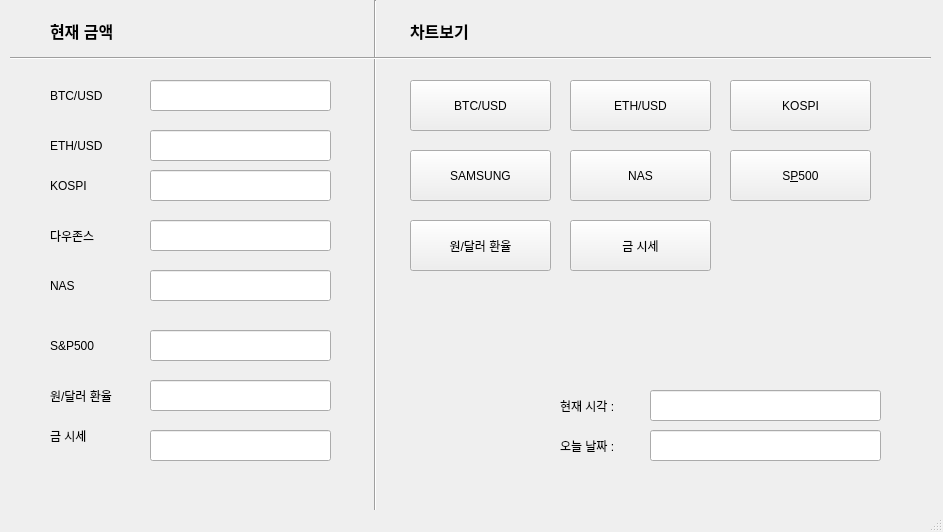
<?xml version="1.0" encoding="UTF-8"?>
<ui version="4.0">
 <class>MainWindow</class>
 <widget class="QMainWindow" name="MainWindow">
  <property name="geometry">
   <rect>
    <x>0</x>
    <y>0</y>
    <width>943</width>
    <height>532</height>
   </rect>
  </property>
  <property name="windowTitle">
   <string>MainWindow</string>
  </property>
  <widget class="QWidget" name="centralwidget">
   <widget class="QLabel" name="label">
    <property name="geometry">
     <rect>
      <x>50</x>
      <y>80</y>
      <width>101</width>
      <height>31</height>
     </rect>
    </property>
    <property name="text">
     <string>BTC/USD</string>
    </property>
   </widget>
   <widget class="QLabel" name="label_2">
    <property name="geometry">
     <rect>
      <x>50</x>
      <y>130</y>
      <width>101</width>
      <height>31</height>
     </rect>
    </property>
    <property name="text">
     <string>ETH/USD</string>
    </property>
   </widget>
   <widget class="QLabel" name="label_3">
    <property name="geometry">
     <rect>
      <x>50</x>
      <y>330</y>
      <width>101</width>
      <height>31</height>
     </rect>
    </property>
    <property name="text">
     <string>S&amp;P500</string>
    </property>
   </widget>
   <widget class="QLabel" name="label_4">
    <property name="geometry">
     <rect>
      <x>50</x>
      <y>170</y>
      <width>101</width>
      <height>31</height>
     </rect>
    </property>
    <property name="text">
     <string>KOSPI</string>
    </property>
   </widget>
   <widget class="QLabel" name="label_5">
    <property name="geometry">
     <rect>
      <x>50</x>
      <y>380</y>
      <width>101</width>
      <height>31</height>
     </rect>
    </property>
    <property name="text">
     <string>원/달러 환율</string>
    </property>
   </widget>
   <widget class="QLabel" name="label_6">
    <property name="geometry">
     <rect>
      <x>50</x>
      <y>270</y>
      <width>101</width>
      <height>31</height>
     </rect>
    </property>
    <property name="text">
     <string>NAS</string>
    </property>
   </widget>
   <widget class="QLabel" name="label_7">
    <property name="geometry">
     <rect>
      <x>50</x>
      <y>220</y>
      <width>101</width>
      <height>31</height>
     </rect>
    </property>
    <property name="text">
     <string>다우존스</string>
    </property>
   </widget>
   <widget class="QLineEdit" name="lineEdit">
    <property name="geometry">
     <rect>
      <x>150</x>
      <y>80</y>
      <width>181</width>
      <height>31</height>
     </rect>
    </property>
   </widget>
   <widget class="QLineEdit" name="lineEdit_2">
    <property name="geometry">
     <rect>
      <x>150</x>
      <y>130</y>
      <width>181</width>
      <height>31</height>
     </rect>
    </property>
   </widget>
   <widget class="QLineEdit" name="lineEdit_3">
    <property name="geometry">
     <rect>
      <x>150</x>
      <y>220</y>
      <width>181</width>
      <height>31</height>
     </rect>
    </property>
   </widget>
   <widget class="QLineEdit" name="lineEdit_4">
    <property name="geometry">
     <rect>
      <x>150</x>
      <y>170</y>
      <width>181</width>
      <height>31</height>
     </rect>
    </property>
   </widget>
   <widget class="QLineEdit" name="lineEdit_5">
    <property name="geometry">
     <rect>
      <x>150</x>
      <y>270</y>
      <width>181</width>
      <height>31</height>
     </rect>
    </property>
   </widget>
   <widget class="QLineEdit" name="lineEdit_7">
    <property name="geometry">
     <rect>
      <x>150</x>
      <y>380</y>
      <width>181</width>
      <height>31</height>
     </rect>
    </property>
   </widget>
   <widget class="QLineEdit" name="lineEdit_8">
    <property name="geometry">
     <rect>
      <x>150</x>
      <y>330</y>
      <width>181</width>
      <height>31</height>
     </rect>
    </property>
   </widget>
   <widget class="QLabel" name="label_8">
    <property name="geometry">
     <rect>
      <x>410</x>
      <y>0</y>
      <width>91</width>
      <height>61</height>
     </rect>
    </property>
    <property name="font">
     <font>
      <family>Arial</family>
      <pointsize>12</pointsize>
      <weight>75</weight>
      <bold>true</bold>
     </font>
    </property>
    <property name="text">
     <string>차트보기</string>
    </property>
   </widget>
   <widget class="QPushButton" name="btc">
    <property name="geometry">
     <rect>
      <x>410</x>
      <y>80</y>
      <width>141</width>
      <height>51</height>
     </rect>
    </property>
    <property name="text">
     <string>BTC/USD</string>
    </property>
   </widget>
   <widget class="QPushButton" name="krw">
    <property name="geometry">
     <rect>
      <x>410</x>
      <y>220</y>
      <width>141</width>
      <height>51</height>
     </rect>
    </property>
    <property name="text">
     <string>원/달러 환율</string>
    </property>
   </widget>
   <widget class="QPushButton" name="sp">
    <property name="geometry">
     <rect>
      <x>730</x>
      <y>150</y>
      <width>141</width>
      <height>51</height>
     </rect>
    </property>
    <property name="text">
     <string>S&amp;P500</string>
    </property>
   </widget>
   <widget class="QPushButton" name="nas">
    <property name="geometry">
     <rect>
      <x>570</x>
      <y>150</y>
      <width>141</width>
      <height>51</height>
     </rect>
    </property>
    <property name="text">
     <string>NAS</string>
    </property>
   </widget>
   <widget class="QPushButton" name="eth">
    <property name="geometry">
     <rect>
      <x>570</x>
      <y>80</y>
      <width>141</width>
      <height>51</height>
     </rect>
    </property>
    <property name="text">
     <string>ETH/USD</string>
    </property>
   </widget>
   <widget class="QPushButton" name="sam">
    <property name="geometry">
     <rect>
      <x>410</x>
      <y>150</y>
      <width>141</width>
      <height>51</height>
     </rect>
    </property>
    <property name="text">
     <string>SAMSUNG</string>
    </property>
   </widget>
   <widget class="QPushButton" name="kos">
    <property name="geometry">
     <rect>
      <x>730</x>
      <y>80</y>
      <width>141</width>
      <height>51</height>
     </rect>
    </property>
    <property name="text">
     <string>KOSPI</string>
    </property>
   </widget>
   <widget class="QLabel" name="label_9">
    <property name="geometry">
     <rect>
      <x>50</x>
      <y>420</y>
      <width>101</width>
      <height>31</height>
     </rect>
    </property>
    <property name="text">
     <string>금 시세</string>
    </property>
   </widget>
   <widget class="QLineEdit" name="lineEdit_9">
    <property name="geometry">
     <rect>
      <x>150</x>
      <y>430</y>
      <width>181</width>
      <height>31</height>
     </rect>
    </property>
   </widget>
   <widget class="QPushButton" name="gold">
    <property name="geometry">
     <rect>
      <x>570</x>
      <y>220</y>
      <width>141</width>
      <height>51</height>
     </rect>
    </property>
    <property name="text">
     <string>금 시세</string>
    </property>
   </widget>
   <widget class="QLabel" name="label_10">
    <property name="geometry">
     <rect>
      <x>560</x>
      <y>390</y>
      <width>101</width>
      <height>31</height>
     </rect>
    </property>
    <property name="text">
     <string>현재 시각 : </string>
    </property>
   </widget>
   <widget class="QLabel" name="label_11">
    <property name="geometry">
     <rect>
      <x>560</x>
      <y>430</y>
      <width>101</width>
      <height>31</height>
     </rect>
    </property>
    <property name="text">
     <string>오늘 날짜 :</string>
    </property>
   </widget>
   <widget class="QLineEdit" name="lineEdit_10">
    <property name="geometry">
     <rect>
      <x>650</x>
      <y>390</y>
      <width>231</width>
      <height>31</height>
     </rect>
    </property>
   </widget>
   <widget class="QLineEdit" name="lineEdit_11">
    <property name="geometry">
     <rect>
      <x>650</x>
      <y>430</y>
      <width>231</width>
      <height>31</height>
     </rect>
    </property>
   </widget>
   <widget class="Line" name="line">
    <property name="geometry">
     <rect>
      <x>330</x>
      <y>0</y>
      <width>91</width>
      <height>531</height>
     </rect>
    </property>
    <property name="orientation">
     <enum>Qt::Vertical</enum>
    </property>
   </widget>
   <widget class="Line" name="line_3">
    <property name="geometry">
     <rect>
      <x>10</x>
      <y>50</y>
      <width>921</width>
      <height>16</height>
     </rect>
    </property>
    <property name="orientation">
     <enum>Qt::Horizontal</enum>
    </property>
   </widget>
   <widget class="QLabel" name="label_12">
    <property name="geometry">
     <rect>
      <x>50</x>
      <y>0</y>
      <width>131</width>
      <height>61</height>
     </rect>
    </property>
    <property name="font">
     <font>
      <family>Arial</family>
      <pointsize>12</pointsize>
      <weight>75</weight>
      <bold>true</bold>
     </font>
    </property>
    <property name="text">
     <string>현재 금액</string>
    </property>
   </widget>
  </widget>
  <widget class="QMenuBar" name="menubar">
   <property name="geometry">
    <rect>
     <x>0</x>
     <y>0</y>
     <width>943</width>
     <height>26</height>
    </rect>
   </property>
  </widget>
  <widget class="QStatusBar" name="statusbar"/>
 </widget>
 <resources/>
 <connections/>
</ui>
